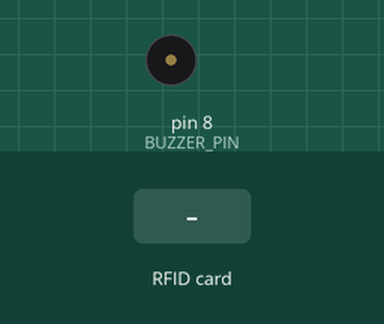
The sketch below on a simulated Arduino Uno, built with avr-gcc and run on an emulated ATmega328P. Parts: buzzer (waves = sounding). The test bench sets the inputs (shaded band). What the sketch prints to the serial monitor is not drawn.

Above: at 1.2 s.
1.3 s: RFID card 5E 7A 19 C4 held to the reader
Timing chart, 0 to 4.3 s (numbered marks = the images above; inputs shaded):
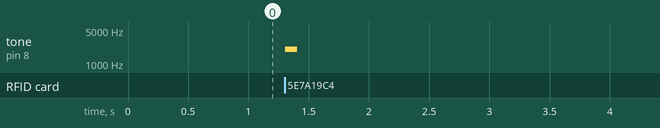

Measured:
- after the input at 1.3 s, tone on pin 8 (BUZZER_PIN): silent → 2000 Hz at once, → silent 0.10 s later

The sketch:

ide.ino
```cpp
#include <SPI.h>
#include <MFRC522.h>

#define SS_PIN 10
#define RST_PIN 9
#define BUZZER_PIN 8

MFRC522 rfid(SS_PIN, RST_PIN);

void setup() {
  Serial.begin(9600);
  SPI.begin();
  rfid.PCD_Init();
  pinMode(BUZZER_PIN, OUTPUT);
  Serial.println("Passe a tag na frente do leitor:");
}

void loop() {
  if (rfid.PICC_IsNewCardPresent() && rfid.PICC_ReadCardSerial()) {

    // Efeito sonoro: Frequência de 2000Hz por 100 milissegundos
    tone(BUZZER_PIN, 2000, 100);

    Serial.print("ID da Tag Lido: ");
    for (byte i = 0; i < rfid.uid.size; i++) {
      Serial.print(rfid.uid.uidByte[i] < 0x10 ? " 0" : " ");
      Serial.print(rfid.uid.uidByte[i], HEX);
    }
    Serial.println();

    rfid.PICC_HaltA();
    delay(1500); // Delay um pouco maior para dar tempo de afastar a tag
  }
}
```
